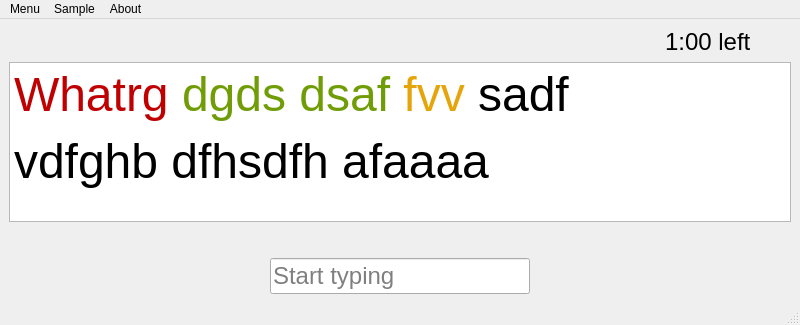
<?xml version="1.0" encoding="UTF-8"?>
<ui version="4.0">
 <class>win</class>
 <widget class="QMainWindow" name="win">
  <property name="geometry">
   <rect>
    <x>0</x>
    <y>0</y>
    <width>800</width>
    <height>325</height>
   </rect>
  </property>
  <property name="minimumSize">
   <size>
    <width>800</width>
    <height>325</height>
   </size>
  </property>
  <property name="maximumSize">
   <size>
    <width>800</width>
    <height>325</height>
   </size>
  </property>
  <property name="windowTitle">
   <string>Fast Typing Test</string>
  </property>
  <property name="styleSheet">
   <string notr="true"/>
  </property>
  <widget class="QWidget" name="centralwidget">
   <layout class="QVBoxLayout" name="verticalLayout">
    <item>
     <layout class="QHBoxLayout" name="hlayout_timer">
      <item>
       <spacer name="horizontalSpacer_3">
        <property name="orientation">
         <enum>Qt::Horizontal</enum>
        </property>
        <property name="sizeHint" stdset="0">
         <size>
          <width>40</width>
          <height>20</height>
         </size>
        </property>
       </spacer>
      </item>
      <item>
       <widget class="QLabel" name="label_timer">
        <property name="font">
         <font>
          <pointsize>18</pointsize>
         </font>
        </property>
        <property name="text">
         <string>1:00 left</string>
        </property>
       </widget>
      </item>
      <item>
       <spacer name="horizontalSpacer_4">
        <property name="orientation">
         <enum>Qt::Horizontal</enum>
        </property>
        <property name="sizeType">
         <enum>QSizePolicy::Minimum</enum>
        </property>
        <property name="sizeHint" stdset="0">
         <size>
          <width>40</width>
          <height>20</height>
         </size>
        </property>
       </spacer>
      </item>
     </layout>
    </item>
    <item>
     <widget class="QTextEdit" name="textEdit_output">
      <property name="sizePolicy">
       <sizepolicy hsizetype="Expanding" vsizetype="Preferred">
        <horstretch>0</horstretch>
        <verstretch>0</verstretch>
       </sizepolicy>
      </property>
      <property name="maximumSize">
       <size>
        <width>16777215</width>
        <height>16777215</height>
       </size>
      </property>
      <property name="readOnly">
       <bool>true</bool>
      </property>
      <property name="html">
       <string>&lt;!DOCTYPE HTML PUBLIC &quot;-//W3C//DTD HTML 4.0//EN&quot; &quot;http://www.w3.org/TR/REC-html40/strict.dtd&quot;&gt;
&lt;html&gt;&lt;head&gt;&lt;meta name=&quot;qrichtext&quot; content=&quot;1&quot; /&gt;&lt;style type=&quot;text/css&quot;&gt;
p, li { white-space: pre-wrap; }
&lt;/style&gt;&lt;/head&gt;&lt;body style=&quot; font-family:'Ubuntu'; font-size:11pt; font-weight:400; font-style:normal;&quot;&gt;
&lt;p align=&quot;justify&quot; style=&quot; margin-top:12px; margin-bottom:12px; margin-left:0px; margin-right:0px; -qt-block-indent:0; text-indent:0px;&quot;&gt;&lt;span style=&quot; font-size:36pt; color:#c00000;&quot;&gt;Whatrg&lt;/span&gt;&lt;span style=&quot; font-size:36pt;&quot;&gt; &lt;/span&gt;&lt;span style=&quot; font-size:36pt; color:#709d06;&quot;&gt;dgds&lt;/span&gt;&lt;span style=&quot; font-size:36pt;&quot;&gt; &lt;/span&gt;&lt;span style=&quot; font-size:36pt; color:#709d06;&quot;&gt;dsaf&lt;/span&gt;&lt;span style=&quot; font-size:36pt;&quot;&gt; &lt;/span&gt;&lt;span style=&quot; font-size:36pt; color:#e5a50a;&quot;&gt;fvv&lt;/span&gt;&lt;span style=&quot; font-size:36pt;&quot;&gt; sadf&lt;/span&gt;&lt;/p&gt;
&lt;p align=&quot;justify&quot; style=&quot; margin-top:12px; margin-bottom:12px; margin-left:0px; margin-right:0px; -qt-block-indent:0; text-indent:0px;&quot;&gt;&lt;span style=&quot; font-size:36pt;&quot;&gt;vdfghb dfhsdfh afaaaa&lt;/span&gt;&lt;/p&gt;&lt;/body&gt;&lt;/html&gt;</string>
      </property>
     </widget>
    </item>
    <item>
     <spacer name="verticalSpacer_2">
      <property name="orientation">
       <enum>Qt::Vertical</enum>
      </property>
      <property name="sizeType">
       <enum>QSizePolicy::Minimum</enum>
      </property>
      <property name="sizeHint" stdset="0">
       <size>
        <width>20</width>
        <height>30</height>
       </size>
      </property>
     </spacer>
    </item>
    <item>
     <layout class="QHBoxLayout" name="hlayout_input">
      <item>
       <spacer name="horizontalSpacer">
        <property name="orientation">
         <enum>Qt::Horizontal</enum>
        </property>
        <property name="sizeHint" stdset="0">
         <size>
          <width>0</width>
          <height>0</height>
         </size>
        </property>
       </spacer>
      </item>
      <item>
       <widget class="QLineEdit" name="lineEdit_input">
        <property name="font">
         <font>
          <pointsize>18</pointsize>
         </font>
        </property>
        <property name="frame">
         <bool>true</bool>
        </property>
        <property name="placeholderText">
         <string>Start typing</string>
        </property>
       </widget>
      </item>
      <item>
       <spacer name="horizontalSpacer_2">
        <property name="orientation">
         <enum>Qt::Horizontal</enum>
        </property>
        <property name="sizeHint" stdset="0">
         <size>
          <width>40</width>
          <height>20</height>
         </size>
        </property>
       </spacer>
      </item>
     </layout>
    </item>
   </layout>
  </widget>
  <widget class="QMenuBar" name="menubar">
   <property name="geometry">
    <rect>
     <x>0</x>
     <y>0</y>
     <width>800</width>
     <height>22</height>
    </rect>
   </property>
   <widget class="QMenu" name="menuMenu">
    <property name="title">
     <string>Menu</string>
    </property>
    <addaction name="actionBest_Records"/>
    <addaction name="actionText_Settings"/>
    <addaction name="separator"/>
    <addaction name="actionQuit"/>
   </widget>
   <widget class="QMenu" name="menuSample">
    <property name="title">
     <string>Sample</string>
    </property>
    <addaction name="actionChoose_Default_Samples"/>
    <addaction name="separator"/>
    <addaction name="actionLoad_Custom_Sample"/>
   </widget>
   <widget class="QMenu" name="menuAbout">
    <property name="title">
     <string>About</string>
    </property>
    <addaction name="actionHelp"/>
    <addaction name="actionHelp_2"/>
   </widget>
   <addaction name="menuMenu"/>
   <addaction name="menuSample"/>
   <addaction name="menuAbout"/>
  </widget>
  <widget class="QStatusBar" name="statusbar"/>
  <action name="actionBest_Records">
   <property name="text">
    <string>Best Records</string>
   </property>
  </action>
  <action name="actionText_Settings">
   <property name="text">
    <string>Text Settings</string>
   </property>
  </action>
  <action name="actionQuit">
   <property name="text">
    <string>Quit</string>
   </property>
   <property name="shortcut">
    <string>Ctrl+Q</string>
   </property>
  </action>
  <action name="actionChoose_Default_Samples">
   <property name="text">
    <string>Choose Default Samples</string>
   </property>
  </action>
  <action name="actionLoad_Custom_Sample">
   <property name="text">
    <string>Load Custom Sample</string>
   </property>
  </action>
  <action name="actionHelp">
   <property name="text">
    <string>Info</string>
   </property>
  </action>
  <action name="actionHelp_2">
   <property name="text">
    <string>Help</string>
   </property>
   <property name="shortcut">
    <string>Ctrl+H</string>
   </property>
  </action>
 </widget>
 <resources/>
 <connections/>
</ui>
